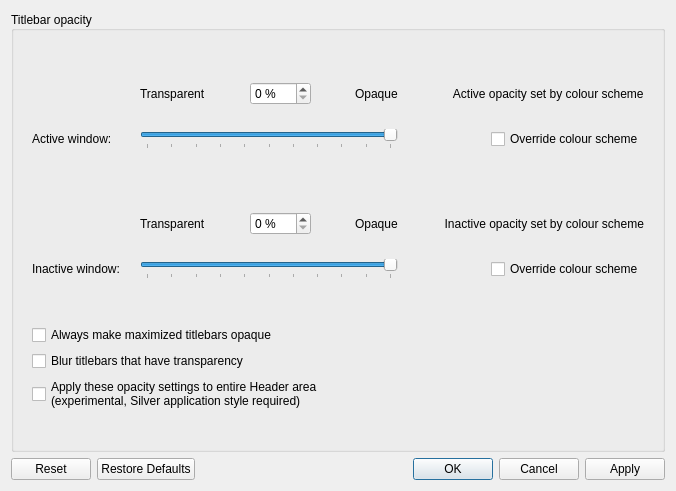
<?xml version="1.0" encoding="UTF-8"?>
<ui version="4.0">
 <class>TitleBarOpacity</class>
 <widget class="QDialog" name="TitleBarOpacity">
  <property name="geometry">
   <rect>
    <x>0</x>
    <y>0</y>
    <width>676</width>
    <height>491</height>
   </rect>
  </property>
  <property name="windowTitle">
   <string>Dialog</string>
  </property>
  <layout class="QVBoxLayout" name="verticalLayout">
   <item>
    <widget class="QGroupBox" name="groupBox_4">
     <property name="title">
      <string>Titlebar opacity</string>
     </property>
     <property name="alignment">
      <set>Qt::AlignLeading|Qt::AlignLeft|Qt::AlignVCenter</set>
     </property>
     <layout class="QGridLayout" name="gridLayout_2">
      <property name="leftMargin">
       <number>18</number>
      </property>
      <property name="topMargin">
       <number>18</number>
      </property>
      <property name="rightMargin">
       <number>18</number>
      </property>
      <property name="bottomMargin">
       <number>18</number>
      </property>
      <item row="0" column="0">
       <spacer name="verticalSpacer_12">
        <property name="orientation">
         <enum>Qt::Vertical</enum>
        </property>
        <property name="sizeType">
         <enum>QSizePolicy::Fixed</enum>
        </property>
        <property name="sizeHint" stdset="0">
         <size>
          <width>20</width>
          <height>10</height>
         </size>
        </property>
       </spacer>
      </item>
      <item row="1" column="0">
       <layout class="QVBoxLayout" name="verticalLayout_2">
        <property name="spacing">
         <number>20</number>
        </property>
        <item>
         <layout class="QGridLayout" name="gridLayout">
          <property name="verticalSpacing">
           <number>0</number>
          </property>
          <item row="4" column="0">
           <widget class="QLabel" name="_menuGroupDescription_2">
            <property name="text">
             <string>Inactive window:</string>
            </property>
            <property name="buddy">
             <cstring>inactiveTitleBarOpacity_2</cstring>
            </property>
           </widget>
          </item>
          <item row="0" column="1">
           <layout class="QHBoxLayout" name="horizontalLayout">
            <item>
             <widget class="QLabel" name="_menuOpacityTransparentLabel">
              <property name="text">
               <string>Transparent</string>
              </property>
             </widget>
            </item>
            <item>
             <spacer name="horizontalSpacer_9">
              <property name="orientation">
               <enum>Qt::Horizontal</enum>
              </property>
              <property name="sizeHint" stdset="0">
               <size>
                <width>40</width>
                <height>20</height>
               </size>
              </property>
             </spacer>
            </item>
            <item>
             <widget class="QSpinBox" name="activeTitleBarOpacity_2">
              <property name="suffix">
               <string> %</string>
              </property>
              <property name="maximum">
               <number>100</number>
              </property>
              <property name="value">
               <number>0</number>
              </property>
             </widget>
            </item>
            <item>
             <spacer name="horizontalSpacer_15">
              <property name="orientation">
               <enum>Qt::Horizontal</enum>
              </property>
              <property name="sizeHint" stdset="0">
               <size>
                <width>40</width>
                <height>20</height>
               </size>
              </property>
             </spacer>
            </item>
            <item>
             <widget class="QLabel" name="_menuOpacityTransparentLabel_2">
              <property name="text">
               <string>Opaque</string>
              </property>
             </widget>
            </item>
           </layout>
          </item>
          <item row="3" column="1">
           <layout class="QHBoxLayout" name="horizontalLayout_2">
            <item>
             <widget class="QLabel" name="_menuOpacityTransparentLabel_4">
              <property name="text">
               <string>Transparent</string>
              </property>
             </widget>
            </item>
            <item>
             <spacer name="horizontalSpacer_16">
              <property name="orientation">
               <enum>Qt::Horizontal</enum>
              </property>
              <property name="sizeHint" stdset="0">
               <size>
                <width>40</width>
                <height>20</height>
               </size>
              </property>
             </spacer>
            </item>
            <item>
             <widget class="QSpinBox" name="inactiveTitleBarOpacity_2">
              <property name="suffix">
               <string> %</string>
              </property>
              <property name="maximum">
               <number>100</number>
              </property>
              <property name="value">
               <number>0</number>
              </property>
             </widget>
            </item>
            <item>
             <spacer name="horizontalSpacer_17">
              <property name="orientation">
               <enum>Qt::Horizontal</enum>
              </property>
              <property name="sizeHint" stdset="0">
               <size>
                <width>40</width>
                <height>20</height>
               </size>
              </property>
             </spacer>
            </item>
            <item>
             <widget class="QLabel" name="_menuOpacityTransparentLabel_3">
              <property name="text">
               <string>Opaque</string>
              </property>
             </widget>
            </item>
           </layout>
          </item>
          <item row="4" column="1">
           <widget class="QSlider" name="inactiveTitleBarOpacity">
            <property name="minimum">
             <number>0</number>
            </property>
            <property name="maximum">
             <number>100</number>
            </property>
            <property name="singleStep">
             <number>1</number>
            </property>
            <property name="pageStep">
             <number>10</number>
            </property>
            <property name="value">
             <number>100</number>
            </property>
            <property name="orientation">
             <enum>Qt::Horizontal</enum>
            </property>
            <property name="invertedAppearance">
             <bool>false</bool>
            </property>
            <property name="invertedControls">
             <bool>false</bool>
            </property>
            <property name="tickPosition">
             <enum>QSlider::TicksBelow</enum>
            </property>
            <property name="tickInterval">
             <number>10</number>
            </property>
           </widget>
          </item>
          <item row="1" column="0">
           <widget class="QLabel" name="_menuGroupDescription">
            <property name="text">
             <string>Active window:</string>
            </property>
            <property name="buddy">
             <cstring>activeTitleBarOpacity_2</cstring>
            </property>
           </widget>
          </item>
          <item row="2" column="0">
           <spacer name="verticalSpacer_10">
            <property name="orientation">
             <enum>Qt::Vertical</enum>
            </property>
            <property name="sizeType">
             <enum>QSizePolicy::Maximum</enum>
            </property>
            <property name="sizeHint" stdset="0">
             <size>
              <width>20</width>
              <height>40</height>
             </size>
            </property>
           </spacer>
          </item>
          <item row="0" column="2" alignment="Qt::AlignRight">
           <widget class="QLabel" name="activeTitleBarOpacityFromColorSchemeLabel">
            <property name="text">
             <string>        Active opacity set by colour scheme</string>
            </property>
           </widget>
          </item>
          <item row="1" column="2" alignment="Qt::AlignRight">
           <widget class="QCheckBox" name="overrideActiveTitleBarOpacity">
            <property name="text">
             <string>Override colour scheme</string>
            </property>
           </widget>
          </item>
          <item row="3" column="2" alignment="Qt::AlignRight">
           <widget class="QLabel" name="inactiveTitleBarOpacityFromColorSchemeLabel">
            <property name="text">
             <string>        Inactive opacity set by colour scheme</string>
            </property>
           </widget>
          </item>
          <item row="4" column="2" alignment="Qt::AlignRight">
           <widget class="QCheckBox" name="overrideInactiveTitleBarOpacity">
            <property name="text">
             <string>Override colour scheme</string>
            </property>
           </widget>
          </item>
          <item row="1" column="1">
           <widget class="QSlider" name="activeTitleBarOpacity">
            <property name="minimum">
             <number>0</number>
            </property>
            <property name="maximum">
             <number>100</number>
            </property>
            <property name="singleStep">
             <number>1</number>
            </property>
            <property name="pageStep">
             <number>10</number>
            </property>
            <property name="value">
             <number>100</number>
            </property>
            <property name="orientation">
             <enum>Qt::Horizontal</enum>
            </property>
            <property name="invertedAppearance">
             <bool>false</bool>
            </property>
            <property name="invertedControls">
             <bool>false</bool>
            </property>
            <property name="tickPosition">
             <enum>QSlider::TicksBelow</enum>
            </property>
            <property name="tickInterval">
             <number>10</number>
            </property>
           </widget>
          </item>
         </layout>
        </item>
        <item>
         <spacer name="verticalSpacer_17">
          <property name="orientation">
           <enum>Qt::Vertical</enum>
          </property>
          <property name="sizeType">
           <enum>QSizePolicy::Fixed</enum>
          </property>
          <property name="sizeHint" stdset="0">
           <size>
            <width>20</width>
            <height>40</height>
           </size>
          </property>
         </spacer>
        </item>
       </layout>
      </item>
      <item row="4" column="0">
       <widget class="QCheckBox" name="applyOpacityToHeader">
        <property name="text">
         <string>Apply these opacity settings to entire Header area
(experimental, Silver application style required)</string>
        </property>
       </widget>
      </item>
      <item row="3" column="0">
       <widget class="QCheckBox" name="blurTransparentTitleBars">
        <property name="text">
         <string>Blur titlebars that have transparency</string>
        </property>
       </widget>
      </item>
      <item row="5" column="0">
       <spacer name="verticalSpacer_9">
        <property name="orientation">
         <enum>Qt::Vertical</enum>
        </property>
        <property name="sizeType">
         <enum>QSizePolicy::Fixed</enum>
        </property>
        <property name="sizeHint" stdset="0">
         <size>
          <width>20</width>
          <height>20</height>
         </size>
        </property>
       </spacer>
      </item>
      <item row="2" column="0">
       <widget class="QCheckBox" name="opaqueMaximizedTitleBars">
        <property name="text">
         <string>Always make maximized titlebars opaque</string>
        </property>
       </widget>
      </item>
     </layout>
    </widget>
   </item>
   <item>
    <widget class="QDialogButtonBox" name="buttonBox">
     <property name="orientation">
      <enum>Qt::Horizontal</enum>
     </property>
     <property name="standardButtons">
      <set>QDialogButtonBox::Apply|QDialogButtonBox::Cancel|QDialogButtonBox::Ok|QDialogButtonBox::Reset|QDialogButtonBox::RestoreDefaults</set>
     </property>
    </widget>
   </item>
  </layout>
 </widget>
 <tabstops>
  <tabstop>activeTitleBarOpacity_2</tabstop>
  <tabstop>activeTitleBarOpacity</tabstop>
  <tabstop>inactiveTitleBarOpacity_2</tabstop>
  <tabstop>inactiveTitleBarOpacity</tabstop>
  <tabstop>opaqueMaximizedTitleBars</tabstop>
  <tabstop>blurTransparentTitleBars</tabstop>
  <tabstop>applyOpacityToHeader</tabstop>
 </tabstops>
 <resources>
  <include location="silverdecoration_config.qrc"/>
 </resources>
 <connections>
  <connection>
   <sender>buttonBox</sender>
   <signal>accepted()</signal>
   <receiver>TitleBarOpacity</receiver>
   <slot>accept()</slot>
   <hints>
    <hint type="sourcelabel">
     <x>358</x>
     <y>453</y>
    </hint>
    <hint type="destinationlabel">
     <x>329</x>
     <y>450</y>
    </hint>
   </hints>
  </connection>
  <connection>
   <sender>buttonBox</sender>
   <signal>rejected()</signal>
   <receiver>TitleBarOpacity</receiver>
   <slot>reject()</slot>
   <hints>
    <hint type="sourcelabel">
     <x>546</x>
     <y>456</y>
    </hint>
    <hint type="destinationlabel">
     <x>563</x>
     <y>447</y>
    </hint>
   </hints>
  </connection>
 </connections>
</ui>
